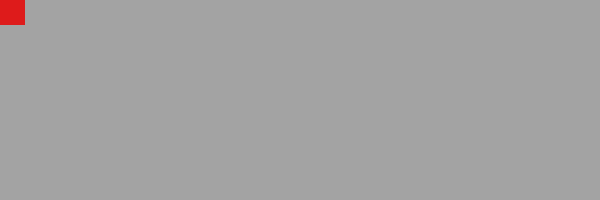
Frame 1 (no input)
Frame 60 (the mouse pressed at the canvas centre just before this capture): identical to frame 1, image omitted
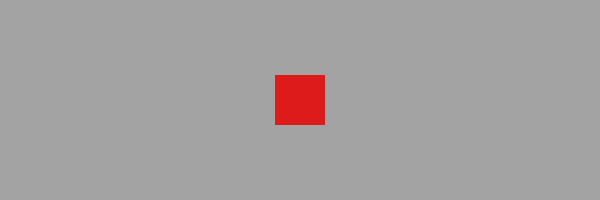
Frame 120 (the mouse held since frame 60 and released just before this capture)

The Processing sketch that drew these frames (run headless with seeded random() and noise(); from frame 60 on, the mouse is pressed at the canvas centre):

// Processing sketch: processing_89152
// ── processing_89152.pde

void setup(){
  size(600, 200);
  strokeWeight(10);
  fill(255);
  rectMode(CENTER);
  rect(width/2, height/2, 100, 100);
}

void draw(){
  background(163);
  noStroke();
  fill(222, 27, 27);
  rectMode(CENTER);
  rect(mouseX, mouseY, 50, 50);
}
